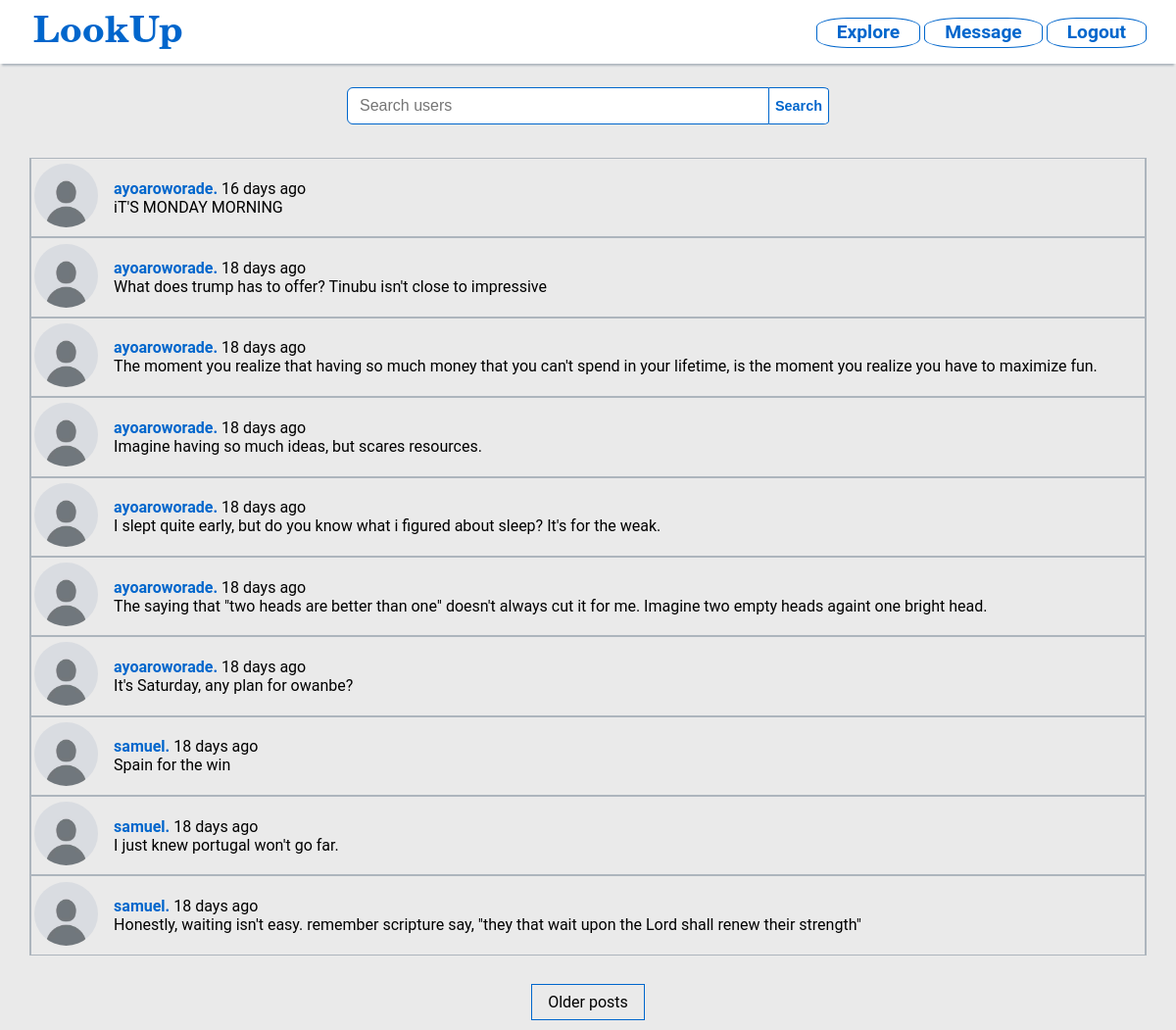
Page /explore (signed in) on the earlier database version.
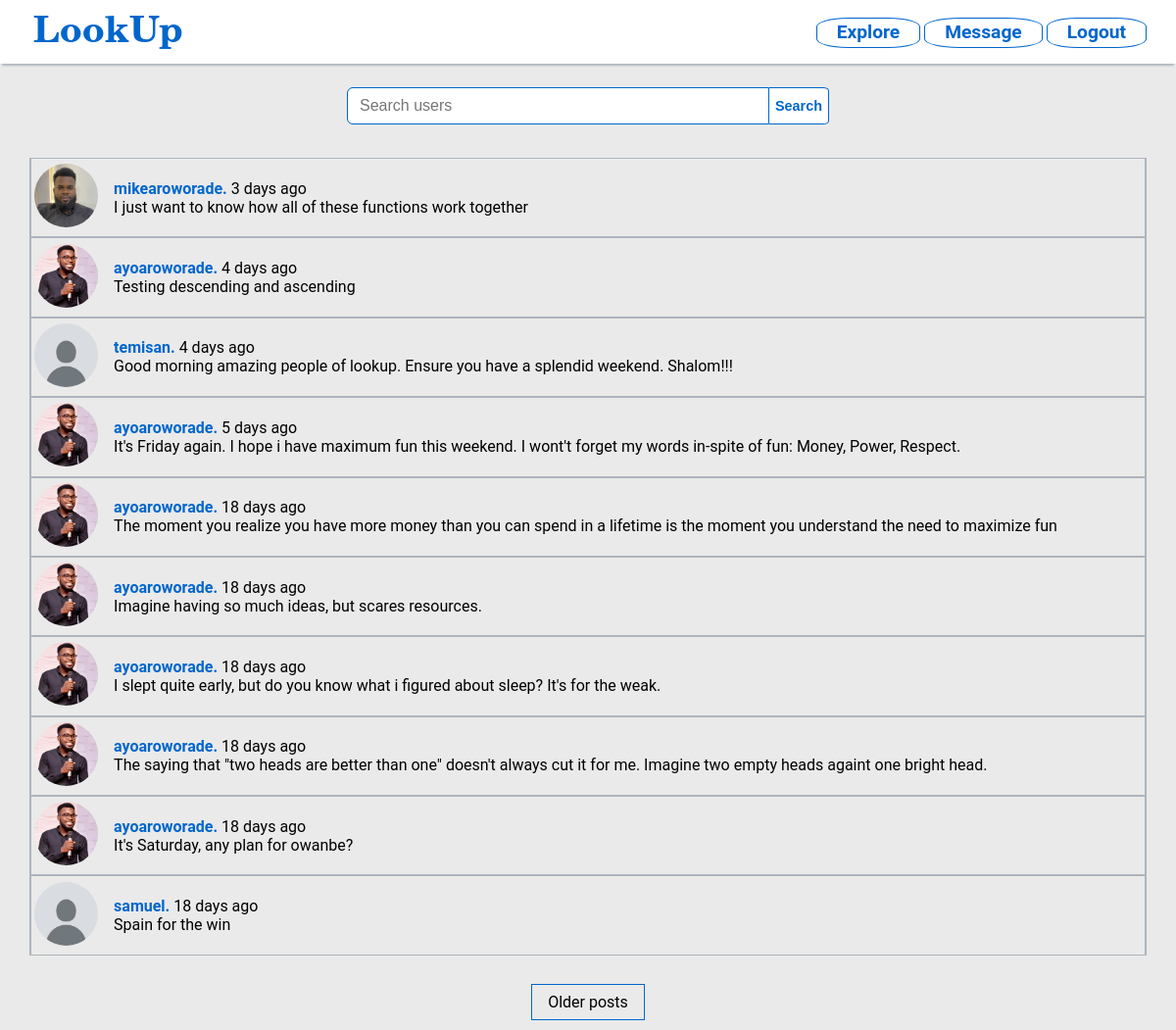
Same page on the later database version.
### app/models.py (models this page shows, shortened)
class Post(db.Model):
    id = db.Column(db.Integer, primary_key=True)
    body = db.Column(db.String(140))
    timestamp = db.Column(db.DateTime, index=True, default=datetime.utcnow)
    user_id = db.Column(db.Integer, db.ForeignKey('user.id'))
    author = db.relationship('User', back_populates='posts')

class User(UserMixin, db.Model):
    id = db.Column(db.Integer, primary_key=True)
    username = db.Column(db.String(64), unique=True, nullable=False, index=True)
    email = db.Column(db.String(120), unique=True, nullable=False, index=True)
    password_hash = db.Column(db.String(128))
    about_me = db.Column(db.String(140))
    last_seen = db.Column(db.DateTime, default=datetime.utcnow)
    image = db.Column(db.String(120), nullable=True)  # Path to the user's profile image
    gender = db.Column(db.String(10))  # Example values: 'male', 'female', 'other'
    posts = db.relationship('Post', back_populates='author')
    followed = db.relationship(
        'User', secondary=followers,
        primaryjoin=(followers.c.follower_id == id),
        secondaryjoin=(followers.c.followed_id == id),
        back_populates='followers',  lazy='dynamic'
    )
    followers = db.relationship(
        'User', secondary=followers,
        primaryjoin=(followers.c.followed_id == id),
        secondaryjoin=(followers.c.follower_id == id),
        back_populates='followed',  lazy='dynamic'
    )

### app/routes.py (the view)
@app.route('/explore', methods=['GET', 'POST'])
@login_required
def explore():
    page = request.args.get('page', 1, type=int)
    query = sa.select(Post).order_by(Post.timestamp.desc())
    posts = db.paginate(query, page=page,
                        per_page=app.config['POSTS_PER_PAGE'], error_out=False)
    next_url = url_for('explore', page=posts.next_num) if posts.has_next else None
    prev_url = url_for('explore', page=posts.prev_num) if posts.has_prev else None
    search_form = SearchForm()
    follow_form = FollowForm()
    unfollow_form = UnfollowForm()
    if(search_form.search.data != ""):
        users = []
        if search_form.validate_on_submit():
            search_query = search_form.search.data
            users = User.query.filter(User.username.ilike(f'%{search_query}%'), User.id != current_user.id).all()
            return render_template('explore.html', search_form=search_form, users=users, follow_form=follow_form, unfollow_form=unfollow_form)
    return render_template("explore.html", title='Explore', posts=posts.items, next_url=next_url, prev_url=prev_url, search_form=search_form, users=users)

### app/forms.py
class SearchForm(FlaskForm):
    search = StringField('Search Users', validators=[DataRequired()])
    submit = SubmitField('Search')

class FollowForm(FlaskForm):
    submit = SubmitField('Follow')

### app/models.py (called while the page is built)
@login.user_loader
def load_user(id):
    return db.session.get(User, int(id))

### app/routes.py (called while the page is built)
@app.before_request
def before_request():
    if current_user.is_authenticated:
        current_user.last_seen = datetime.now(timezone.utc)
        db.session.commit()

### app/templates/explore.html (shortened to what this page needs)
{% extends "base.html" %}
{% block content %}
{% if users %}
<div class="container">
    <form method="POST" action="{{ url_for('explore') }}">
      {{ search_form.hidden_tag() }}
      <div class="form-group search-div">
        {{ search_form.search(class="form-control", placeholder="Search users") }}
        {{ search_form.submit(class="submit-search") }}
      </div>
    </form>
</div>
<div class="follower_following">
  <h3>Results</h3>
  <hr>
  {% for user in users %}
  <div class="follower_following">
    <div class="follower_following-detail">
      <div class="follower_following-detail-left">
        <a href="{{ url_for('user', username=user.username) }}"><img class="circular-portrait" src="{{ url_for('static', filename='profile_pics/' +user.image) if user.image else url_for('static', filename='profile_pics/default.png') }}" alt="profile Image" class="img-thumbnail" width="65"></a>
        <div class="follower_following-username-bio" >
          <a class="follower_following-username" href="{{ url_for('user', username=user.username) }}">{{ user.username }}</a>
          <p class="follower_following-bio"><strong>Bio:</strong> {{ user.about_me }}</p>
        </div>
      </div>
      <div class="follower_following-detail-right">
        {% if current_user.is_authenticated and current_user != user %}
        {% if current_user.is_following(user) %}
          <form action="{{ url_for('unfollow', username=user.username) }}" method="post">
            {{ unfollow_form.hidden_tag() }}
            {{ unfollow_form.submit(class="unfollow") }}
          </form>
        {% else %}
          <form action="{{ url_for('follow', username=user.username) }}" method="post">
            {{ follow_form.hidden_tag() }}
            {{ follow_form.submit(class="follow") }}
          </form>
        {% endif %}
        {% endif %}
      </div>
  </div>
  <hr>
  {% endfor %}
  </div>
</div>
{% else %}
<div class="container">
    <form method="POST" action="{{ url_for('explore') }}">
      <div class="form-group search-div">
        {{ search_form.search(class="form-control", placeholder="Search users") }}
        {{ search_form.submit(class="submit-search") }}
      </div>
    </form>
</div>
<div class="follower-post">
    {% for post in posts %}
    {% include '_post.html' %}
    {% endfor %}
</div>
<br>
<div class="pagination">
    {% if next_url %}
    <a href="{{ next_url }}">Older posts</a>
    {% endif %}
</div>
{% endif %}
{% endblock %}

### app/templates/_post.html
<table class="post-table">
    <tr>
        <td width="7%"><img src="{{ url_for('static', filename='profile_pics/' + post.author.image) if post.author.image else url_for('static', filename='profile_pics/default.png') }}" alt="profile Image" class="img-thumbnail" width="65"></td>
        <td><span style="font-weight: 700;"><a class="post_username" href="{{ url_for('user', username=post.author.username) }}">{{ post.author.username }}.</a> </span>{{ moment(post.timestamp).fromNow() }}<br>{{ post.body }}</td>
    </tr>
</table>

Differences in the rows shown:
removed Post: author.username "ayoaroworade", timestamp "16 days ago", body "iT'S MONDAY MORNING"
removed Post: author.username "samuel", timestamp "18 days ago", body "I just knew portugal won't go far."
no longer on this page (row unchanged): Post: author.username "samuel", timestamp "18 days ago", body "Honestly, waiting isn't easy. remember scripture say, \"they that wait upon the Lord shall renew their strength\""
added Post: image (picture), author.username "mikearoworade", timestamp "3 days ago", body "I just want to know how all of these functions work together"
added Post: image (picture), author.username "ayoaroworade", timestamp "4 days ago", body "Testing descending and ascending"
added Post: author.username "temisan", timestamp "4 days ago", body "Good morning amazing people of lookup. Ensure you have a splendid weekend. Shalom!!!"
changed Post: image: picture added in place of a placeholder; timestamp "18 days ago" → "5 days ago"; body "What does trump has to offer? Tinubu isn't close to impressive" → "It's Friday again. I hope i have maximum fun this weekend. I wont't forget my words in-spite of fun: Money, Power, Respect."
changed Post: image: picture added in place of a placeholder; body "The moment you realize that having so much money that you can't spend in your lifetime, is the moment you realize you have to maximize fun." → "The moment you realize you have more money than you can spend in a lifetime is the moment you understand the need to maximize fun"
changed through a linked row, Post "Imagine having so much ideas, but scares resources.": image: picture added in place of a placeholder
changed through a linked row, Post (number 7 of 10 on the later page): image: picture added in place of a placeholder
changed through a linked row, Post (number 8 of 10 on the later page): image: picture added in place of a placeholder
changed through a linked row, Post "It's Saturday, any plan for owanbe?": image: picture added in place of a placeholder
